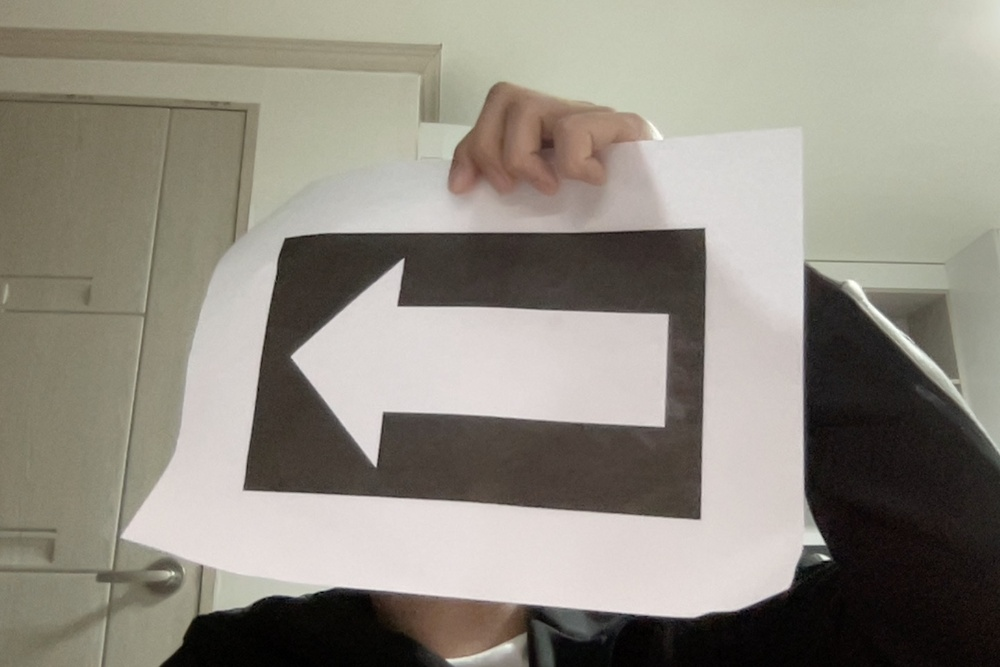
#> input picture test1.jpg, 1000 x 667 px, shrunk from 1440 x 960 before the run, found by its file name
$ jupyter execute rotation_demo4.ipynb
#> lines starting #> are read from the running program, lines starting #| are printed output that depends on the picture; after the words box and inside, x2 and y2 are one past the last pixel; in counts of white or black regions, pixels touching at a corner belong together
[cell 1]
import cv2
import numpy as np
import matplotlib.pyplot as plt

img_original=cv2.imread("/Users/hyeokbeom/Desktop/graduation_work/test1.jpg")
#> img_original is the input picture: shape (667, 1000, 3); mean B, G, R 128.8, 139.2, 144

[cell 2]
def plt_imshow_bgr(img):
    img=cv2.cvtColor(img,cv2.COLOR_BGR2RGB)
    plt.imshow(img)

[cell 3]
plt_imshow_bgr(img_original)

[cell 4]
img=img_original.copy()
gray=cv2.cvtColor(img,cv2.COLOR_BGR2GRAY)
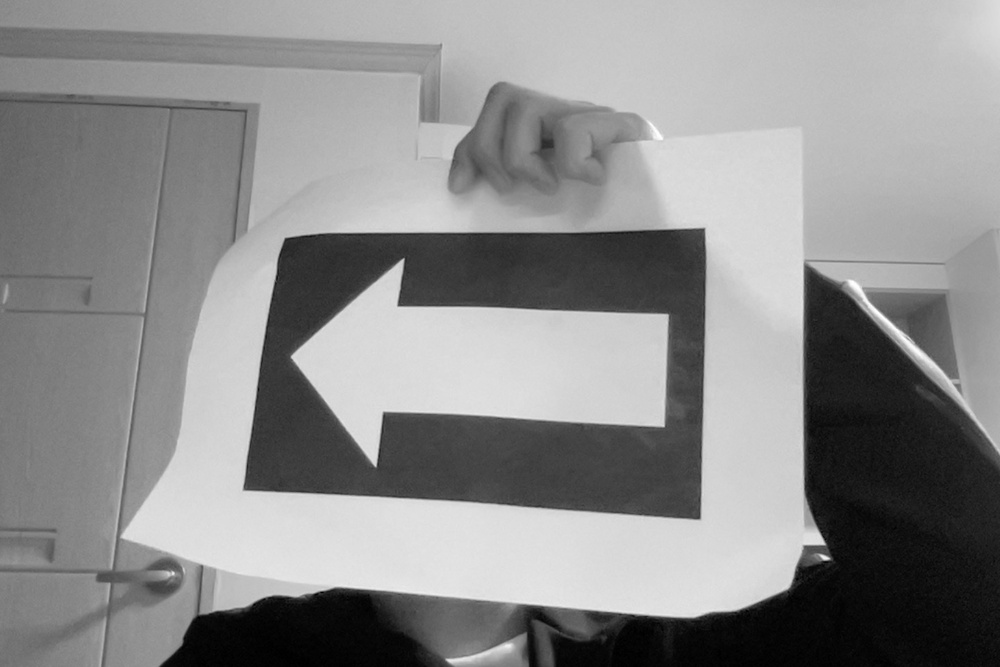
#> gray: shape (667, 1000); min 0, max 254, mean 139.4
_,img_bin=cv2.threshold(gray,-1,255,cv2.THRESH_BINARY_INV|cv2.THRESH_OTSU)
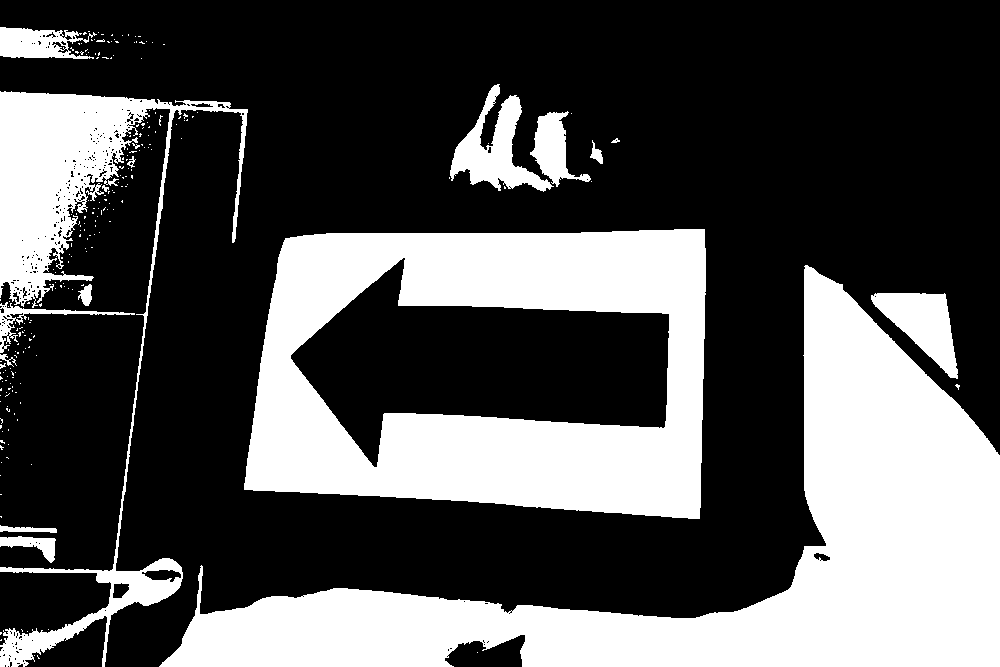
#> img_bin: shape (667, 1000); 32.8% white; 235 white regions (218 under 20 px)

[cell 5]
contours,_=cv2.findContours(img_bin,cv2.RETR_TREE,cv2.CHAIN_APPROX_NONE)
#> contours = 540 contours, 509 with area under 20; largest, box (x1, y1, x2, y2) and area: (244, 229, 706, 519) 119067, (159, 265, 1000, 667) 98445, (290, 257, 670, 468) 42089, (0, 91, 248, 667) 25608, (450, 84, 554, 192) 3990
img1=img_original.copy()
cv2.drawContours(img1,contours,-1,(0,0,255),2)
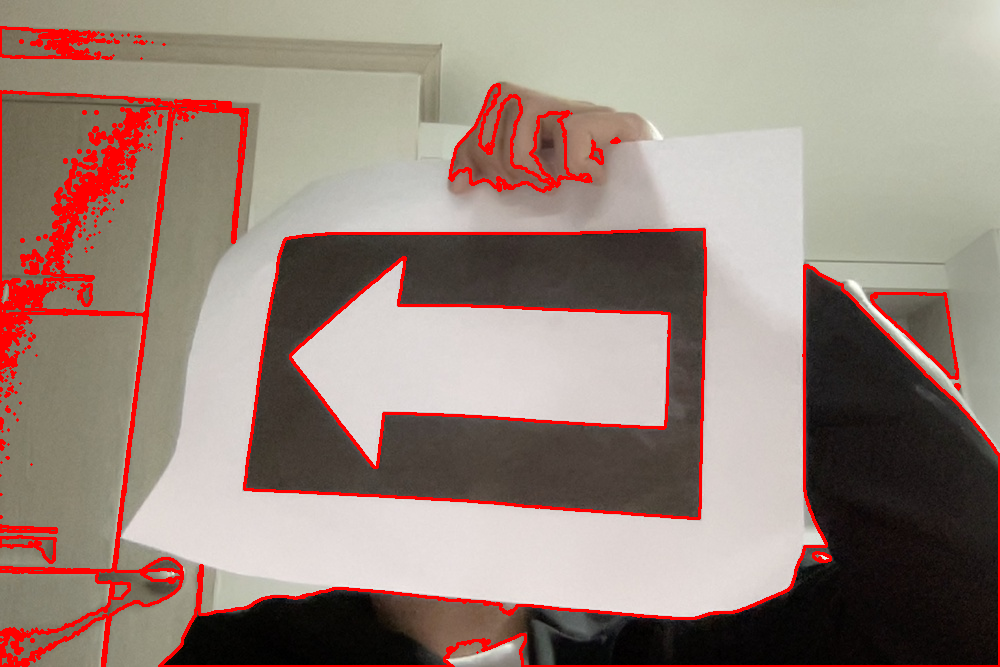
#> img1: shape (667, 1000, 3); 6.13% of pixels changed, all inside (x1, y1, x2, y2) = (0, 26, 1000, 667)
plt_imshow_bgr(img1)

[cell 6]
import shapely

img1=img.copy()
approxes={}
i=0

for contour in contours:
    if cv2.contourArea(contour) < 1000:  # 노이즈 제거, 너무 작으면 무시
        continue
    if not shapely.Polygon(contour[:, 0, :]).is_valid:
        continue
    hull=cv2.convexHull(contour,returnPoints=True)
    eps=cv2.arcLength(hull,True)
    approx=cv2.approxPolyDP(hull,eps*0.02,True)
    cv2.drawContours(img,[approx],-1,(0,0,255),2)
    cv2.putText(img,f"{i}, {len(approx[:,0])}",approx[0][0],cv2.FONT_HERSHEY_SIMPLEX,1,(0,255,0),2)
    approxes[i]={"contour":contour,"hull":hull,"approx":approx}
    i+=1
#> this loop made 540 passes
#> contour on passes 2 to 4: [[34, 655]], [[477, 652]], [[1, 639], [0, 640], [1, 640]]
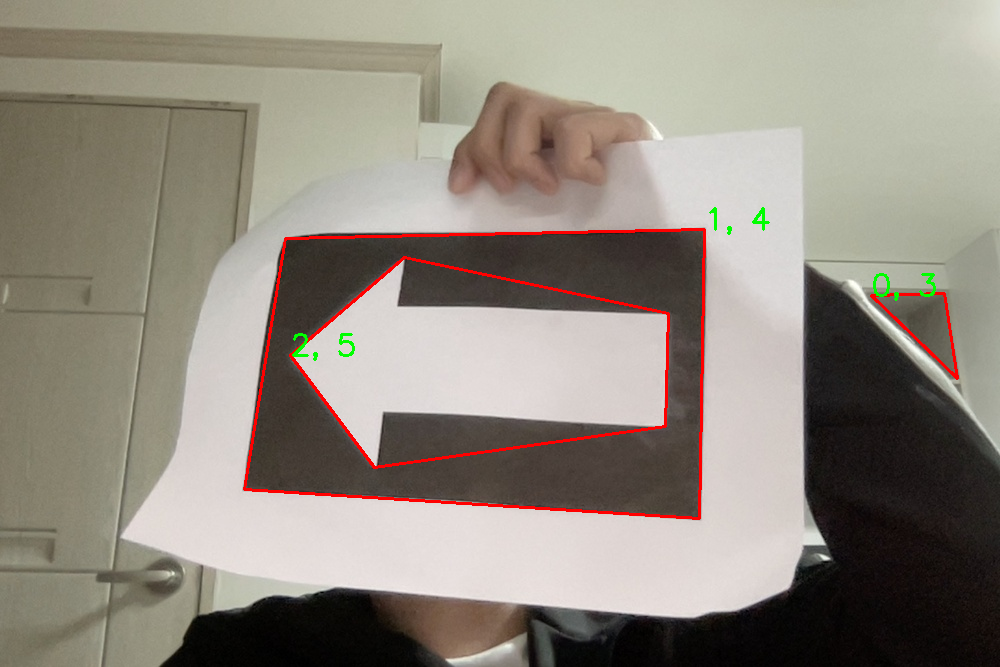
#> img: shape (667, 1000, 3); mean B, G, R 127.4, 138.1, 145.4
#> after the loop, approxes = 3 items; i = 3
plt_imshow_bgr(img)

[cell 7]
hulp=cv2.convexHull(approxes[1]["contour"],returnPoints=False)
#> hulp = 23 values, max 1384 at index 0, min 0 at index 22, mean 716.9
hulp
#> Out has the same summary as hulp

[cell 8]
hull
#> Out = contour of 22 points, box (x1, y1, x2, y2) (290, 257, 670, 468), area 56345

[cell 9]
contour=approxes[1]['contour']
#> contour = contour of 1414 points, box (x1, y1, x2, y2) (244, 229, 706, 519), area 119067

[cell 10]
hull=contour[hulp[:,0]]
#> hull = contour of 23 points, box (x1, y1, x2, y2) (244, 229, 706, 519), area 120704

[cell 11]
contour
#> Out has the same summary as contour

[cell 12]
defects=cv2.convexityDefects(contour,hulp)
#> defects = 20 rows, first 6: [0, 348, 94, 747], [348, 360, 349, 234], [360, 371, 361, 232], [371, 384, 378, 234], [384, 389, 385, 201], [389, 393, 390, 114]
defects
#> Out has the same summary as defects

[cell 13]
hulp
#> Out has the same summary as hulp
